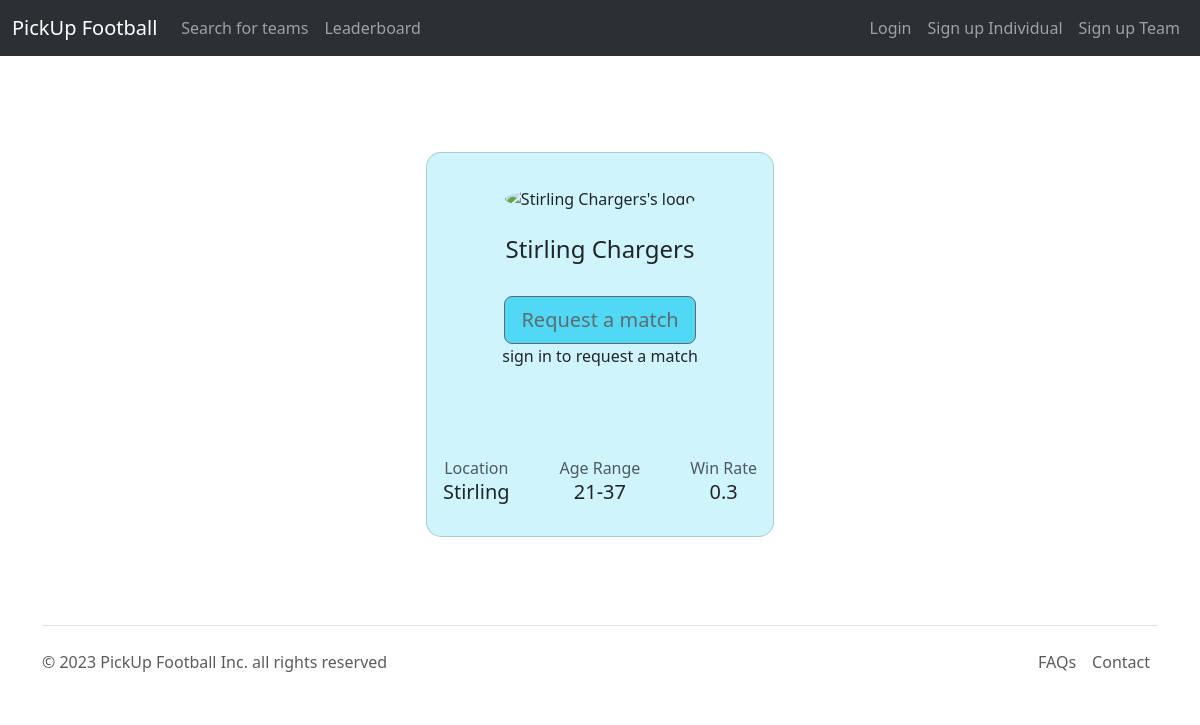
The app's page /manager/search_teams/stirling-chargers/ with its own data.
### manager/models.py (models this page shows, shortened)
class Team(models.Model):
    team_name = models.CharField(max_length=64, unique=True)
    team_password = models.CharField(max_length=32, default="defaultPassword")
    location = models.CharField(max_length=64)
    age_range = models.CharField(max_length=5)
    win_rate = models.FloatField(default=0.0)
    bio = models.TextField(max_length=500)
    logo = models.ImageField(upload_to=f"team_logo/") # TODO: Fix logo upload
    gallery = models.CharField(max_length=200, default=f"team_gallery/team_{team_name}/") # currently just using a string for the folder path, no better field type exists
    slug = models.SlugField(unique=True, default="error")
    class Meta:
        permissions = (("is_a_captain", "Standard Captain Permissions"), ("is_a_player", "Standard Player Permissions"),)

### manager/views.py (the view)
# urls.py: path('search_teams/<slug:team_name>/', views.view_team, name="view_team"),
def view_team(request, team_name):
    context_dict = {}
    try:
        team = Team.objects.get(slug=team_name)
        context_dict['team'] = team
    except Team.DoesNotExist:
        context_dict['team'] = None
    if request.method == 'POST':
        user = request.user.id
        player = Player.objects.get(user_id=user)
        player.registered_team = team
        player.save()
        print("Changed team")
    return render(request, 'manager/view_team.html', context=context_dict)

### templates/manager/view_team.html (shortened to what this page needs)
{% extends 'manager/base.html' %}
{% load static %}
{% block body_block %}
    <br/>
    {% if team %}
    <section class="h-100">
      <div class="container py-5 h-100">
        <div class="row d-flex justify-content-center align-items-center h-100">
          <div class="col-md-12 col-xl-4">
            <div class="card bg-info-subtle text-emphasis-info mb-3" style="border-radius: 15px;">
              <div class="card-body text-center">
                <div class="mt-3 mb-4">
                  <img src="{{ team.logo }}" alt="{{ team.team_name }}'s logo"
                    class="rounded-circle img-fluid" style="width: 100px;" />
                </div>
                <h4 class="mb-2">{{ team.team_name }} </h4>
                {% if user.is_authenticated %}
                    <a href="/manager/search_teams/{{ team.slug }}/match_request" class="btn bg-info text-dark btn-rounded btn-lg">
                        Request a match
                    </a>
                {% else %}
                    <button type="button" class="btn bg-info text-dark btn-rounded btn-lg" disabled>Request a match</button>
                    <p>sign in to request a match</p>
                {% endif %}
                <div class="d-flex justify-content-between text-center mt-5 mb-2">
                  <div>
                    <p class="text-muted mb-0">Location</p>
                    <p class="mb-2 h5">{{ team.location }}</p>
                  </div>
                  <div class="px-3">
                    <p class="text-muted mb-0">Age Range</p>
                    <p class="mb-2 h5">{{ team.age_range }}</p>
                  </div>
                  <div>
                    <p class="text-muted mb-0">Win Rate</p>
                    <p class="mb-2 h5">{{ team.win_rate }}</p>
                  </div>
                </div>
              </div>
            </div>
          </div>
        </div>
      </div>
    </section>
    {% endif %}
{% endblock %}

### records on screen
Team: team_name "Stirling Chargers", location "Stirling", age_range "21-37", win_rate "0.3"
